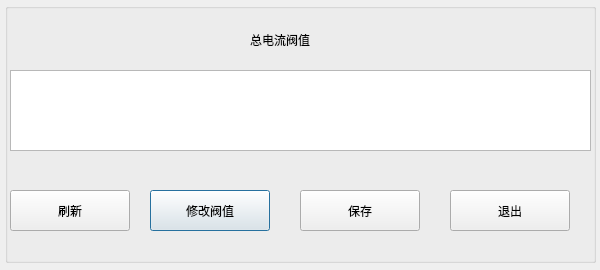
<?xml version="1.0" encoding="UTF-8"?>
<ui version="4.0">
 <class>TOTAL_ThresholdDlg</class>
 <widget class="QDialog" name="TOTAL_ThresholdDlg">
  <property name="geometry">
   <rect>
    <x>0</x>
    <y>0</y>
    <width>600</width>
    <height>270</height>
   </rect>
  </property>
  <property name="windowTitle">
   <string>Dialog</string>
  </property>
  <widget class="QPushButton" name="setThresholdBtn">
   <property name="geometry">
    <rect>
     <x>150</x>
     <y>190</y>
     <width>120</width>
     <height>41</height>
    </rect>
   </property>
   <property name="text">
    <string>修改阀值</string>
   </property>
  </widget>
  <widget class="QPushButton" name="quitBtn">
   <property name="geometry">
    <rect>
     <x>450</x>
     <y>190</y>
     <width>120</width>
     <height>41</height>
    </rect>
   </property>
   <property name="text">
    <string>退出</string>
   </property>
  </widget>
  <widget class="QPushButton" name="saveBtn">
   <property name="geometry">
    <rect>
     <x>300</x>
     <y>190</y>
     <width>120</width>
     <height>41</height>
    </rect>
   </property>
   <property name="text">
    <string>保存</string>
   </property>
  </widget>
  <widget class="QPushButton" name="refreshBtn">
   <property name="geometry">
    <rect>
     <x>10</x>
     <y>190</y>
     <width>120</width>
     <height>41</height>
    </rect>
   </property>
   <property name="text">
    <string>刷新</string>
   </property>
  </widget>
  <widget class="QTableWidget" name="tableWidget">
   <property name="geometry">
    <rect>
     <x>10</x>
     <y>70</y>
     <width>581</width>
     <height>81</height>
    </rect>
   </property>
  </widget>
  <widget class="QLabel" name="label">
   <property name="geometry">
    <rect>
     <x>130</x>
     <y>20</y>
     <width>300</width>
     <height>40</height>
    </rect>
   </property>
   <property name="text">
    <string>总电流阀值</string>
   </property>
   <property name="alignment">
    <set>Qt::AlignCenter</set>
   </property>
  </widget>
  <widget class="QGroupBox" name="groupBox">
   <property name="geometry">
    <rect>
     <x>5</x>
     <y>3</y>
     <width>591</width>
     <height>260</height>
    </rect>
   </property>
   <property name="title">
    <string/>
   </property>
  </widget>
  <zorder>groupBox</zorder>
  <zorder>setThresholdBtn</zorder>
  <zorder>quitBtn</zorder>
  <zorder>saveBtn</zorder>
  <zorder>refreshBtn</zorder>
  <zorder>tableWidget</zorder>
  <zorder>label</zorder>
 </widget>
 <tabstops>
  <tabstop>tableWidget</tabstop>
  <tabstop>quitBtn</tabstop>
  <tabstop>saveBtn</tabstop>
  <tabstop>refreshBtn</tabstop>
  <tabstop>setThresholdBtn</tabstop>
 </tabstops>
 <resources/>
 <connections/>
</ui>
